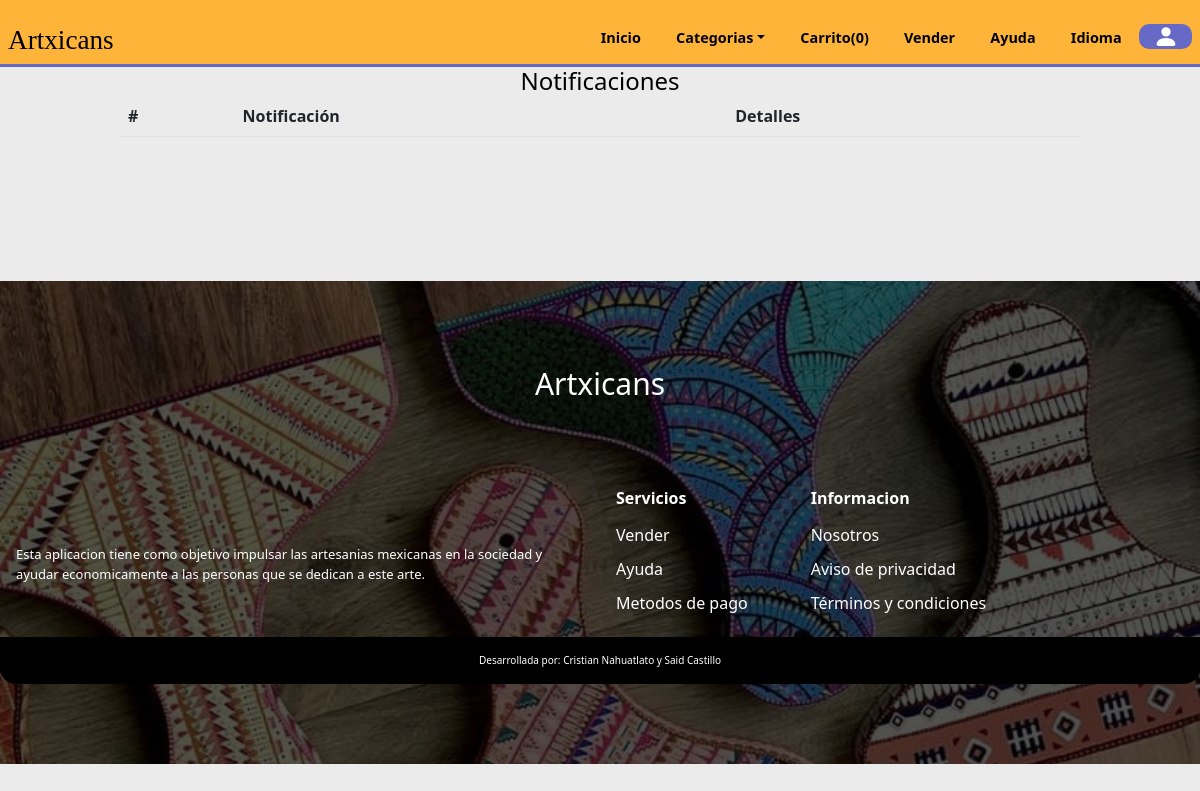
The app's page /notifications.php (signed in), older data.
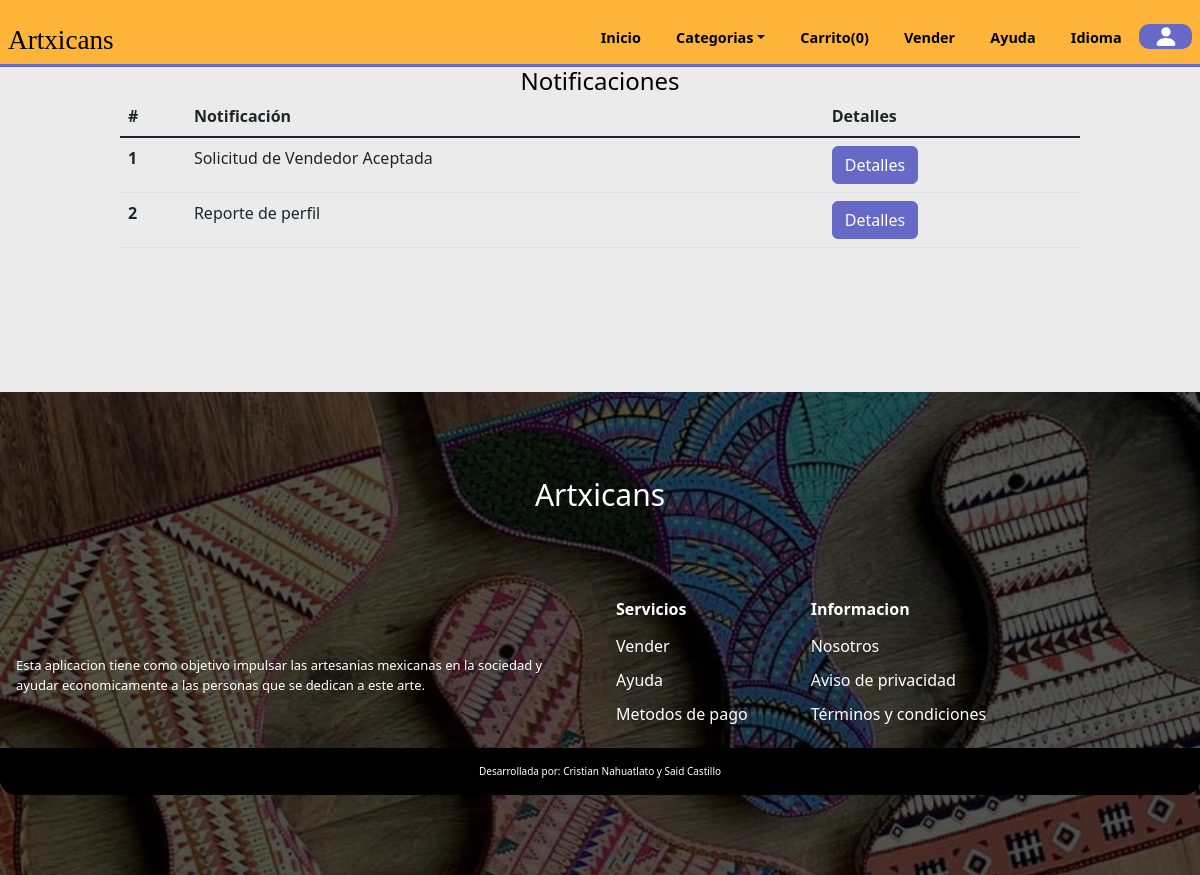
The same page, newer data.
### tables this page shows
CREATE TABLE `notifications` (
  `id_notif` int(11) NOT NULL,
  `notification` varchar(150) NOT NULL,
  `ID_registro` int(11) DEFAULT NULL
);

### notifications.php (the view, shortened to what this page needs)
<?php
    include('./global/conexion.php');
    include('./templates/cabecera.php');
?>
    <section class="notifications">
        <h2 align="center">Notificaciones</h2>
        <div class="table-notifications table-responsive">
        <table class="table">
  <thead>
    <tr>
      <th scope="col">#</th>
      <th scope="col">Notificación</th>
      <th scope="col">Detalles</th>
    </tr>
  </thead>
  <tbody class="table-group-divider">
    <?php
        $id_user = $_SESSION['id'];
        $query = mysqli_query($conn,"SELECT * FROM notifications WHERE ID_registro = $id_user");
        while($data = mysqli_fetch_array($query)){
   ?>
    <tr>
       <?php
        foreach ($query as $key => $value){
           if(!isset($counter))
           {
               $counter = 0;
           }
           $counter++;
        ?>
      <th scope="row"><?php
      echo $counter; ?> </th>
      <td><?php echo $value['notification']?></td>
      <td><button type="button" class="btn btn-info">Detalles</button></td>
    </tr>
    <?php }}?>
  </tbody>
</table>
        </div>
    </section>
<?php
    include('./templates/pie.php');
?>

Row changes from the older to the newer data that the page shows:
added notifications: counter "1", notification "Solicitud de Vendedor Aceptada"
added notifications: counter "2", notification "Reporte de perfil"
